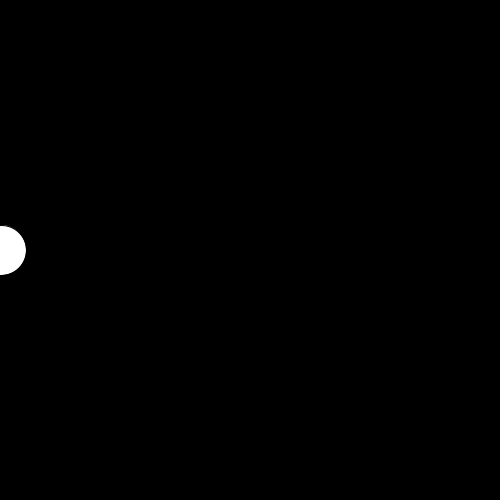
Frame 1 (no input)
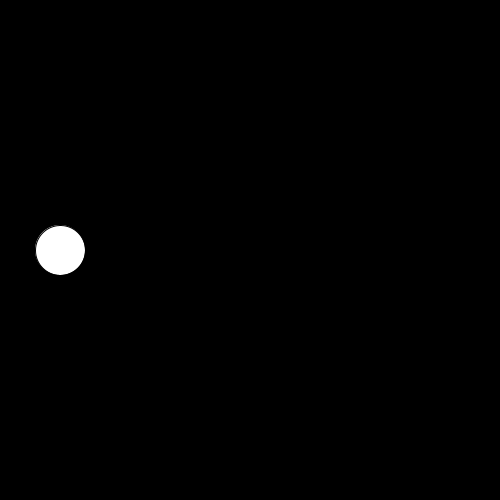
Frame 60 (the mouse pressed at the canvas centre just before this capture)
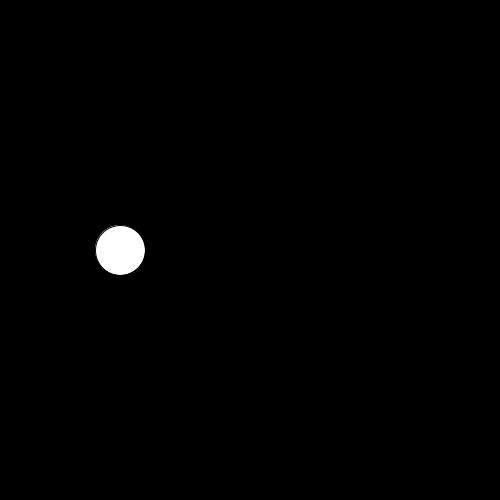
Frame 120 (the mouse held since frame 60 and released just before this capture)

The Processing sketch that drew these frames (run headless with seeded random() and noise(); from frame 60 on, the mouse is pressed at the canvas centre):

// Processing sketch: Quiz1
// ── Quiz1.pde
PVector position;
 float xSpeed;
 float x;
 //float circ_y, circ_x;
 //float circ_speed = 2;
 int size = 500;
 
void setup(){
  background (0);
  size(500, 500);
  
  //circ_x = width*.5;
  //circ_y = height*.5;
  
  position = new PVector (0,width/2);
    xSpeed = random(1,5);
}

void draw(){
  background(0);
  position.x++;
  ellipse(position.x, position.y, 50, 50);

  if(position.x>=400){
   //xSpeed = -xSpeed;
   position.x = 100;
  }
      
  //    x = x + xSpeed;
  //if (x >= width-(size/2) || x <= size/2){
  //  xSpeed = -xSpeed;
  //}
}
